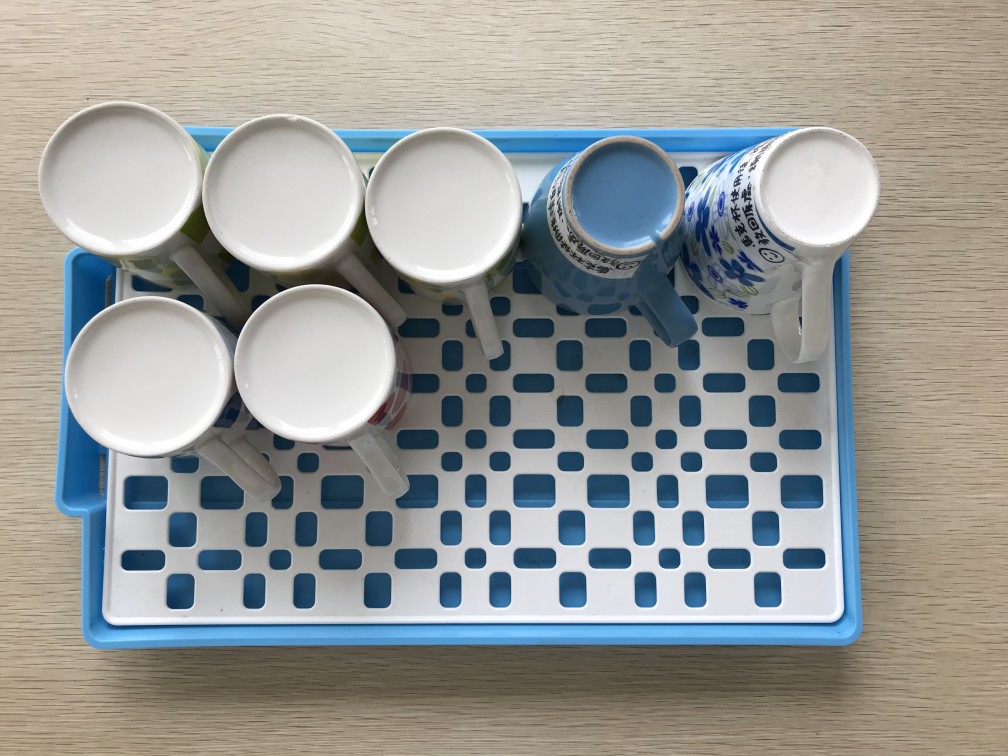
#> input picture cup.jpg, 4032 x 3024 px (shown at 1/4 size)
$ python cup.py
#> lines starting #> are read from the running program, lines starting #| are printed output that depends on the picture; after the words box and inside, x2 and y2 are one past the last pixel; in counts of white or black regions, pixels touching at a corner belong together
# 找圓並劃出圓心
import cv2
src = cv2.imread('cup.jpg',-1)
#> src is the input picture: shape (3024, 4032, 3); mean B, G, R 150.4, 153.3, 151.2
src = cv2.resize(src,(403,302))
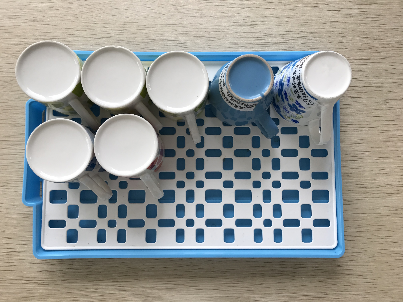
#> src: shape (302, 403, 3); mean B, G, R 150.4, 153.3, 151.2
gray = cv2.cvtColor(src,cv2.COLOR_BGR2GRAY)
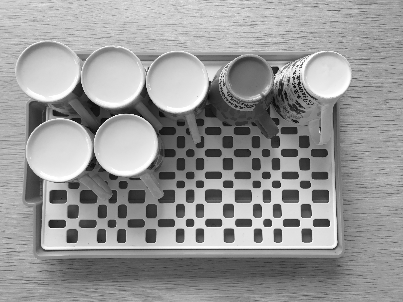
#> gray: shape (302, 403); min 1, max 255, mean 152.3
gray = cv2.GaussianBlur(gray,(5,5),0)
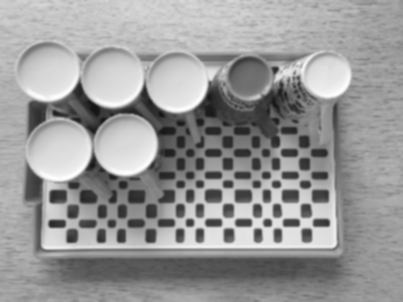
#> gray: shape (302, 403); min 19, max 254, mean 152.3
circles = cv2.HoughCircles(gray,cv2.HOUGH_GRADIENT,1,20,None,9,80,5,75)
#> circles = [[125.5, 144.5, 31.5], [176.5, 82.5, 30.3], [47.5, 69.5, 31.5], [112.5, 75.5, 31.5], [325.5, 72.5, 25.7]]
circles = circles.astype(int)
#> circles = [[125, 144, 31], [176, 82, 30], [47, 69, 31], [112, 75, 31], [325, 72, 25]]
if len(circles) > 0:
    out = src.copy()
for c in circles:
    x,y,r =c[0]
    #畫圓
    cv2.circle(out,(x,y),r,(0,0,255),3)
    #畫圓心
    cv2.circle(out,(x,y),2,(0,255,0),3)

    src = cv2.hconcat([src,out])
    cv2.imshow('image',src)
    cv2.waitKey(0)
#> this loop made 1 pass
#> pass 1, `src = cv2.hconcat([src,out])`:
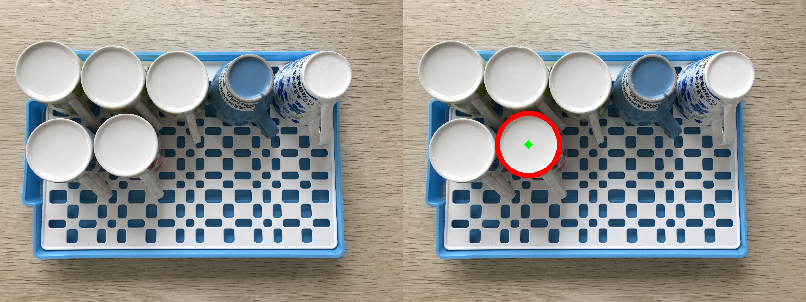
#> src: shape (302, 806, 3); mean B, G, R 149.7, 152.7, 151.6
#> after the loop:
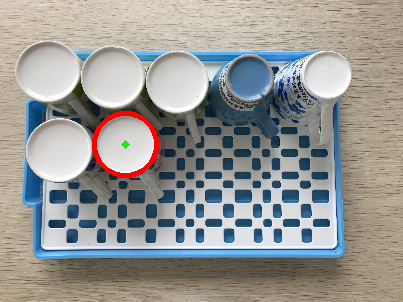
#> out: shape (302, 403, 3); 0.82% of pixels changed, all inside (x1, y1, x2, y2) = (92, 111, 159, 178)

$ run again, with blue.jpg copied over cup.jpg
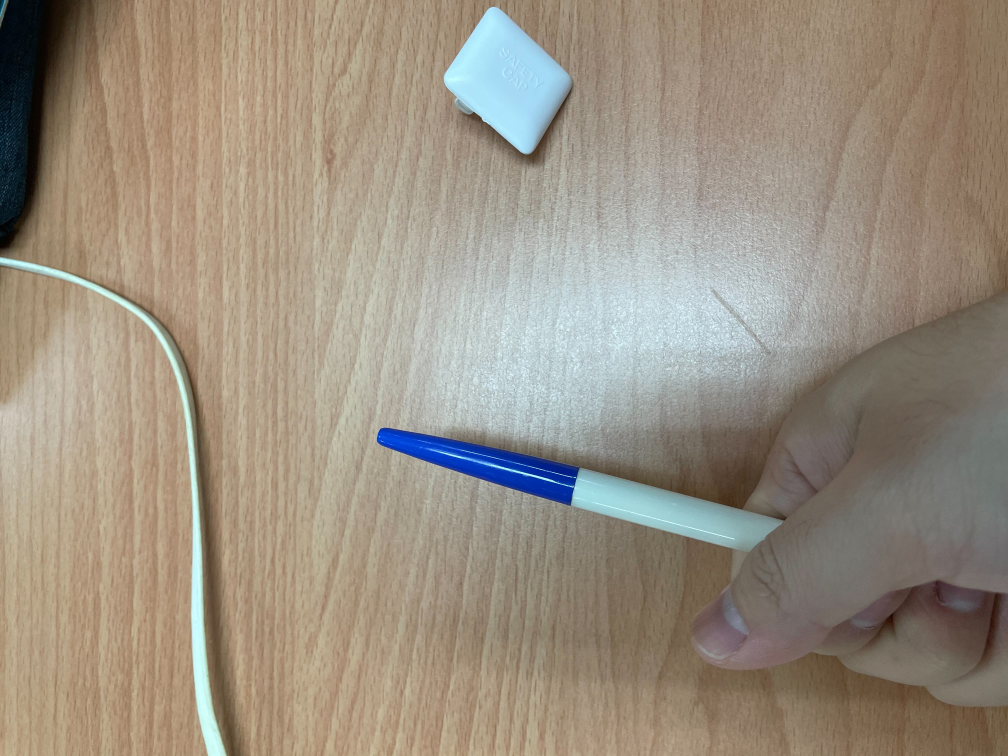
#> input picture blue.jpg, 4032 x 3024 px (shown at 1/4 size)
#> src is the input picture: shape (3024, 4032, 3); mean B, G, R 128.5, 143.6, 154.4
#> `gray = cv2.cvtColor(src,cv2.COLOR_BGR2GRAY)`:
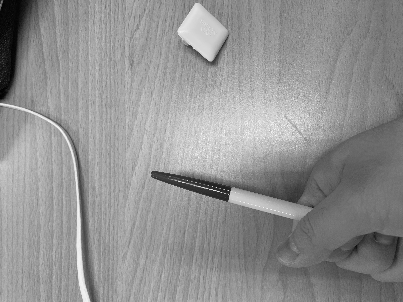
#> gray: shape (302, 403); min 1, max 248, mean 145
#> `circles = cv2.HoughCircles(gray,cv2.HOUGH_GRADIENT,1,20,None,9,80,5,75)`: circles = [[186.5, 250.5, 29.3]]
#> `circles = circles.astype(int)`: circles = [[186, 250, 29]]
#> the loop `for c in circles:` made 1 pass
#> after the loop `for c in circles:`:
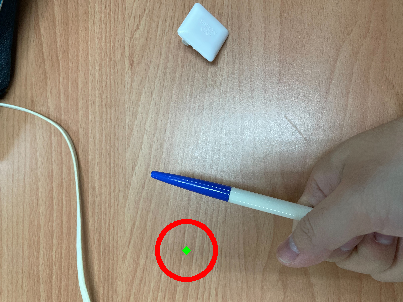
#> out: shape (302, 403, 3); mean B, G, R 127.5, 142.4, 155
